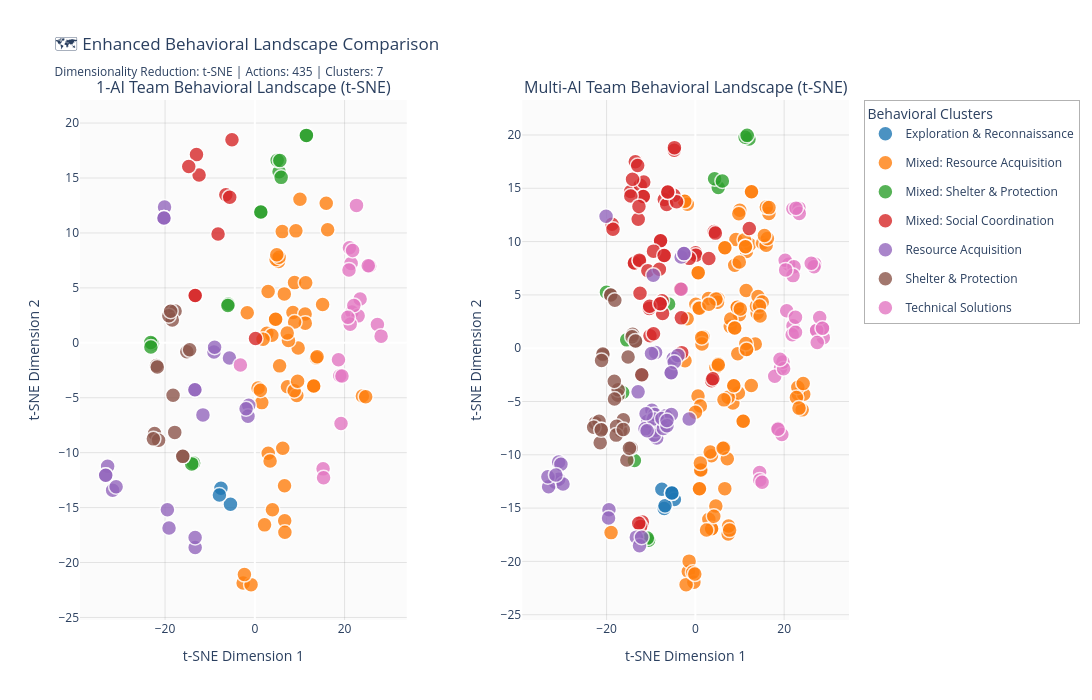

The notebook cell this image was saved under:
### Code cell
# Enhanced Dimensionality Reduction & Visualization with Multiple Techniques
from sklearn.manifold import TSNE
from sklearn.decomposition import PCA
import numpy as np

print("🔄 Testing Multiple Dimensionality Reduction Techniques...")
print(f"📊 Input: {embedding_matrix_scaled.shape[0]} actions, {embedding_matrix_scaled.shape[1]} dimensions")

# Verify all actions are included
print(f"🔍 Verification:")
print(f"  • Embeddings: {len(embedding_matrix_scaled)} points")
print(f"  • DataFrame: {len(df)} rows")
print(f"  • Cluster assignments: {len(df['cluster_id'].dropna())} valid")
print(f"  • Actions per condition: {df['condition'].value_counts().to_dict()}")

# Test multiple reduction techniques
reduction_methods = {}

# 1. UMAP (optimized parameters for better separation)
print("\n1️⃣ UMAP with optimized parameters...")
umap_reducer = umap.UMAP(
    n_neighbors=30,         # Increased for better global structure
    min_dist=0.3,          # Increased for better separation
    n_components=2,
    random_state=42,
    metric='cosine',
    spread=1.5             # Better point spread
)
umap_coords = umap_reducer.fit_transform(embedding_matrix_scaled)
reduction_methods['UMAP'] = umap_coords

# 2. t-SNE (often better for cluster visualization)
print("2️⃣ t-SNE for cluster visualization...")
tsne_reducer = TSNE(
    n_components=2,
    perplexity=50,         # Good for medium-sized datasets
    random_state=42,
    max_iter=1000,
    init='pca'
)
tsne_coords = tsne_reducer.fit_transform(embedding_matrix_scaled)
reduction_methods['t-SNE'] = tsne_coords

# 3. PCA (baseline comparison)
print("3️⃣ PCA baseline...")
pca_reducer = PCA(n_components=2, random_state=42)
pca_coords = pca_reducer.fit_transform(embedding_matrix_scaled)
reduction_methods['PCA'] = pca_coords
print(f"  • PCA explained variance ratio: {pca_reducer.explained_variance_ratio_}")

# Evaluate which method gives best cluster separation
print(f"\n📊 Evaluating Cluster Separation:")
for method_name, coords in reduction_methods.items():
    # Calculate silhouette score in 2D space
    sil_2d = silhouette_score(coords, cluster_ids)
    
    # Calculate inter-cluster distance in 2D
    unique_clusters = np.unique(cluster_ids)
    if len(unique_clusters) > 1:
        cluster_centers = []
        for cluster_id in unique_clusters:
            if cluster_id >= 0:  # Ignore noise points (-1)
                mask = cluster_ids == cluster_id
                center = coords[mask].mean(axis=0)
                cluster_centers.append(center)
        
        if len(cluster_centers) > 1:
            cluster_centers = np.array(cluster_centers)
            inter_cluster_dist = np.mean([
                np.linalg.norm(cluster_centers[i] - cluster_centers[j])
                for i in range(len(cluster_centers))
                for j in range(i+1, len(cluster_centers))
            ])
        else:
            inter_cluster_dist = 0
    else:
        inter_cluster_dist = 0
    
    print(f"  • {method_name}: silhouette_2d={sil_2d:.3f}, inter_cluster_dist={inter_cluster_dist:.2f}")

# Select best method (highest silhouette score)
method_scores = [(name, silhouette_score(coords, cluster_ids)) for name, coords in reduction_methods.items()]
best_method, best_score = max(method_scores, key=lambda x: x[1])
best_coords = reduction_methods[best_method]

print(f"\n🏆 Best visualization method: {best_method} (silhouette={best_score:.3f})")

# Add coordinates to dataframe
df['viz_x'] = best_coords[:, 0]
df['viz_y'] = best_coords[:, 1]
df['viz_method'] = best_method

# Create enhanced color palette for better distinction
import colorcet as cc  # If available, otherwise use manual colors

# Enhanced color scheme with high contrast and colorblind-friendly options
enhanced_colors = [
    '#1f77b4',  # Blue
    '#ff7f0e',  # Orange  
    '#2ca02c',  # Green
    '#d62728',  # Red
    '#9467bd',  # Purple
    '#8c564b',  # Brown
    '#e377c2',  # Pink
    '#7f7f7f',  # Gray
    '#bcbd22',  # Olive
    '#17becf'   # Cyan
]

# Map cluster labels to colors
unique_labels = sorted(df['cluster_label'].dropna().unique())
color_map = {label: enhanced_colors[i % len(enhanced_colors)] for i, label in enumerate(unique_labels)}

print(f"\n🎨 Color mapping for {len(unique_labels)} clusters:")
for label, color in color_map.items():
    count = len(df[df['cluster_label'] == label])
    print(f"  • {label}: {count} actions ({color})")

# Create enhanced side-by-side visualization
fig = make_subplots(
    rows=1, cols=2,
    subplot_titles=(f'1-AI Team Behavioral Landscape ({best_method})', 
                   f'Multi-AI Team Behavioral Landscape ({best_method})'),
    horizontal_spacing=0.15
)

# Improved plotting with better point sizes and hover information
for condition_idx, condition in enumerate(['1-AI Team', 'Multi-AI Team'], 1):
    condition_data = df[df['condition'] == condition]
    
    for label in unique_labels:
        if label not in condition_data['cluster_label'].values:
            continue
            
        cluster_data = condition_data[condition_data['cluster_label'] == label]
        
        # Option 1: Uniform size (most neutral approach)
        sizes = [15] * len(cluster_data)  # Uniform size for all points
        
        # Option 2: Size by cluster importance (based on how rare/significant the cluster is)
        # cluster_size = len(df[df['cluster_label'] == label])
        # rarity_score = 1 / (cluster_size / len(df))  # Rare clusters = larger points
        # sizes = [10 + rarity_score * 3] * len(cluster_data)
        
        # Option 3: Size by action complexity (length of action text)
        # sizes = [8 + min(len(text), 100) * 0.1 for text in cluster_data['action_text']]
        
        # Option 4: Size by multi-agent coordination (more agents involved = larger)
        # coordination_score = cluster_data['action_text'].str.count('team|group|together|coordinate')
        # sizes = 10 + coordination_score * 3
        
        # Current: Round number (temporal progression) - QUESTIONABLE
        # sizes = 12 + cluster_data['round'] * 0.5  # Larger points for later rounds
        
        fig.add_trace(
            go.Scatter(
                x=cluster_data['viz_x'],
                y=cluster_data['viz_y'],
                mode='markers',
                name=label,
                marker=dict(
                    color=color_map[label],
                    size=sizes,
                    opacity=0.8,
                    line=dict(width=1.5, color='white'),
                    sizemode='diameter'
                ),
                text=[f"Round {r}<br>Agent: {a}<br>{t[:50]}..." 
                     for r, a, t in zip(cluster_data['round'], cluster_data['agent_id'], cluster_data['action_text'])],
                hovertemplate="<b>%{text}</b><br>" +
                            f"Cluster: {label}<br>" +
                            "Position: (%{x:.2f}, %{y:.2f})<extra></extra>",
                showlegend=(condition_idx == 1),  # Only show legend once
                legendgroup=label
            ),
            row=1, col=condition_idx
        )

# Enhanced layout with better styling
fig.update_layout(
    title=f'🗺️ Enhanced Behavioral Landscape Comparison<br><sub>Dimensionality Reduction: {best_method} | Actions: {len(df)} | Clusters: {len(unique_labels)}</sub>',
    height=700,
    width=1400,
    font=dict(size=12),
    legend=dict(
        orientation="v",
        yanchor="top",
        y=1,
        xanchor="left",
        x=1.02,
        title="Behavioral Clusters",
        bgcolor="rgba(255,255,255,0.8)",
        bordercolor="rgba(0,0,0,0.3)",
        borderwidth=1
    ),
    paper_bgcolor='white',
    plot_bgcolor='rgba(240,240,240,0.3)'
)

# Update axes with better styling
for col in [1, 2]:
    fig.update_xaxes(title_text=f"{best_method} Dimension 1", row=1, col=col, 
                    showgrid=True, gridwidth=1, gridcolor='rgba(128,128,128,0.2)')
    fig.update_yaxes(title_text=f"{best_method} Dimension 2", row=1, col=col,
                    showgrid=True, gridwidth=1, gridcolor='rgba(128,128,128,0.2)')

fig.show()

# Enhanced analysis and statistics
print(f"\n📊 Enhanced Visualization Summary:")
print(f"  ✅ Visualization method: {best_method}")
print(f"  ✅ Total actions plotted: {len(df)}")
print(f"  ✅ Cluster separation score: {best_score:.3f}")
print(f"  ✅ Actions verified in plot: {len(df[df['viz_x'].notna()])}")

# Condition-specific analysis
for condition in ['1-AI Team', 'Multi-AI Team']:
    condition_data = df[df['condition'] == condition]
    print(f"\n  📈 {condition}:")
    print(f"     • Actions: {len(condition_data)}")
    print(f"     • Clusters represented: {condition_data['cluster_label'].nunique()}")
    print(f"     • Spatial spread: x={condition_data['viz_x'].std():.2f}, y={condition_data['viz_y'].std():.2f}")
    
    # Show cluster distribution
    cluster_dist = condition_data['cluster_label'].value_counts()
    for cluster, count in cluster_dist.head(3).items():
        percentage = (count / len(condition_data)) * 100
        print(f"     • Top cluster '{cluster}': {count} actions ({percentage:.1f}%)")

# Identify potential visualization issues
print(f"\n🔍 Visualization Quality Check:")
missing_coords = len(df[df['viz_x'].isna()])
if missing_coords > 0:
    print(f"  ⚠️  {missing_coords} actions missing coordinates")
else:
    print(f"  ✅ All actions successfully plotted")

# Check for overlapping points
overlap_threshold = 0.1
coords_matrix = df[['viz_x', 'viz_y']].values
distances = np.sqrt(((coords_matrix[:, None] - coords_matrix[None, :]) ** 2).sum(axis=2))
overlapping = (distances < overlap_threshold).sum() - len(df)  # Subtract diagonal
if overlapping > len(df) * 0.1:  # More than 10% overlapping
    print(f"  ⚠️  High point overlap detected ({overlapping} pairs) - consider different parameters")
else:
    print(f"  ✅ Good point separation ({overlapping} overlapping pairs)")

print(f"\n🎯 Cluster Quality in Visualization Space:")
for cluster_label in unique_labels:
    cluster_data = df[df['cluster_label'] == cluster_label]
    if len(cluster_data) > 1:
        cluster_coords = cluster_data[['viz_x', 'viz_y']].values
        cluster_spread = np.std(cluster_coords, axis=0).mean()
        print(f"  • {cluster_label}: spread={cluster_spread:.2f}, size={len(cluster_data)}")

print(f"\n✨ Visualization complete! Use hover information to explore individual actions.")
